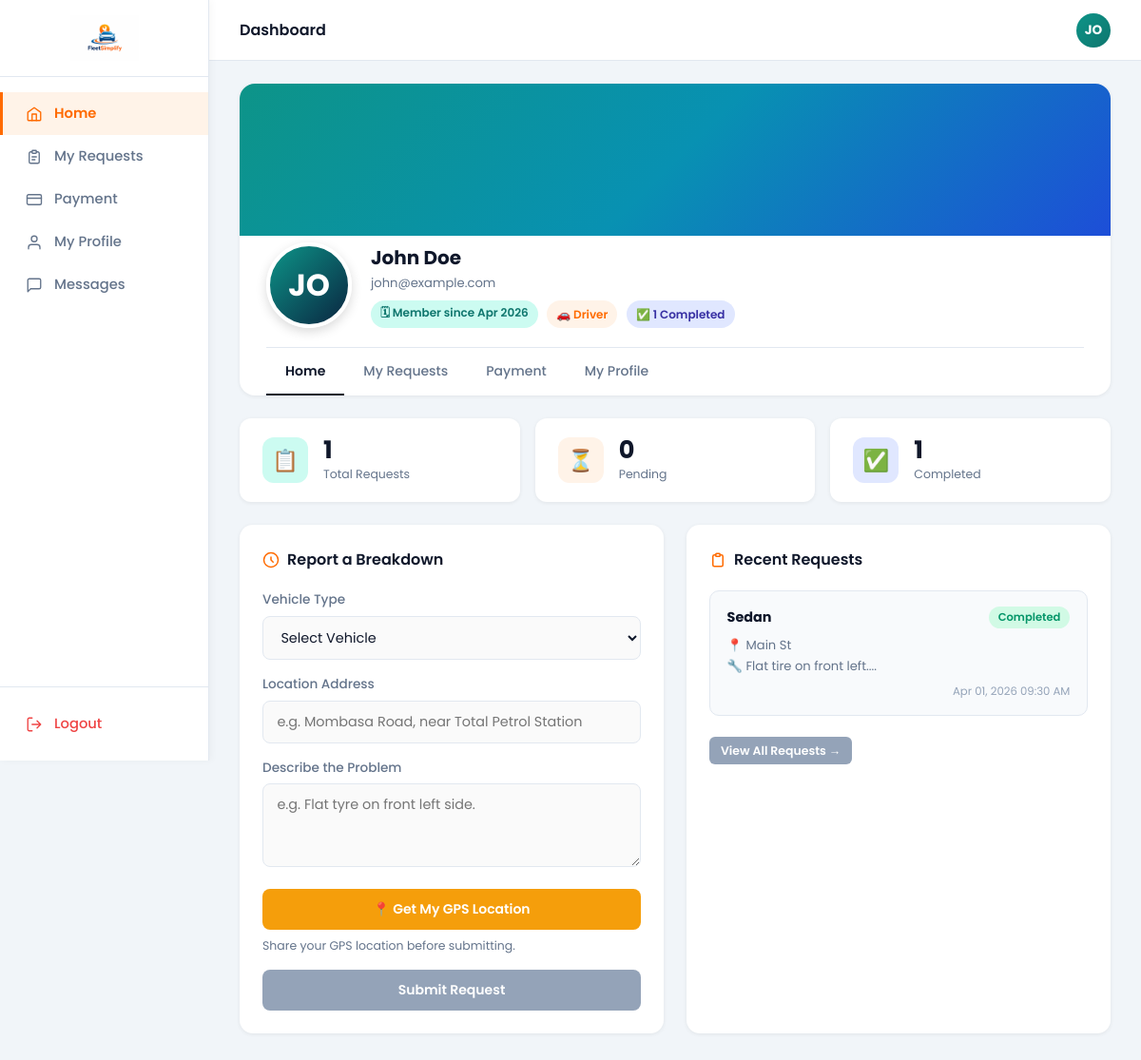
Page /frontend/user/dashboard.php (signed in) on the committed database.
### tables this page shows
CREATE TABLE `users` (
  `id` int(11) NOT NULL AUTO_INCREMENT,
  `name` varchar(100) NOT NULL,
  `email` varchar(100) NOT NULL UNIQUE,
  `password_hash` varchar(255) NOT NULL,
  `role` enum('user','mechanic','admin') NOT NULL DEFAULT 'user',
  `phone` varchar(20) DEFAULT NULL,
  `created_at` timestamp DEFAULT current_timestamp(),
  PRIMARY KEY (`id`)
);

CREATE TABLE `requests` (
  `id` int(11) NOT NULL AUTO_INCREMENT,
  `driver_id` int(11) NOT NULL,
  `mechanic_id` int(11) DEFAULT NULL,
  `vehicle_type` varchar(50) NOT NULL,
  `location_lat` decimal(10,8) NOT NULL,
  `location_lng` decimal(11,8) NOT NULL,
  `location_address` varchar(255) DEFAULT NULL,
  `problem_description` text NOT NULL,
  `status` enum('Pending','Accepted','In Progress','Completed','Cancelled') NOT NULL DEFAULT 'Pending',
  `agreed_amount` decimal(10,2) DEFAULT NULL,
  `payment_status` enum('Unpaid','Paid') NOT NULL DEFAULT 'Unpaid',
  `created_at` timestamp DEFAULT current_timestamp(),
  `updated_at` timestamp DEFAULT current_timestamp() ON UPDATE current_timestamp(),
  PRIMARY KEY (`id`),
  FOREIGN KEY (`driver_id`) REFERENCES `users`(`id`) ON DELETE CASCADE,
  FOREIGN KEY (`mechanic_id`) REFERENCES `mechanics`(`id`) ON DELETE SET NULL
);

### frontend/user/dashboard.php (the view, shortened to what this page needs)
<?php
require_once '../../backend/config/db.php';
$user_id = $_SESSION['user_id'];
$user_name = $_SESSION['user_name'];
$userStmt = $pdo->prepare("SELECT * FROM users WHERE id = ?");
$userStmt->execute([$user_id]);
$userData = $userStmt->fetch();
$stmt = $pdo->prepare("
    SELECT r.*, m.name as mechanic_name, m.phone as mechanic_phone, mech.business_name
    FROM requests r
    LEFT JOIN mechanics mech ON r.mechanic_id = mech.id
    LEFT JOIN users m ON mech.user_id = m.id
    WHERE r.driver_id = ?
    ORDER BY r.created_at DESC
");
$stmt->execute([$user_id]);
$requests = $stmt->fetchAll();
$activeTab = $_GET['tab'] ?? 'home';
$totalRequests  = count($requests);
$pendingCount   = count(array_filter($requests, fn($r) => $r['status'] === 'Pending'));
$completedCount = count(array_filter($requests, fn($r) => $r['status'] === 'Completed'));
$memberSince = isset($userData['created_at']) ? date('M Y', strtotime($userData['created_at'])) : 'N/A';
?>
<!DOCTYPE html>
<html lang="en">
<head>
</head>
<body>
<aside class="sidebar" id="sidebar">
    <a href="dashboard.php" class="sidebar-logo">
        <img src="../Images/logo.png" alt="FleetSimplify logo">
    </a>
    <nav class="sidebar-nav">
        <a href="dashboard.php?tab=home" class="nav-item <?= $activeTab === 'home' ? 'active' : '' ?>">
            <svg viewBox="0 0 24 24"><path d="M3 9.5L12 3l9 6.5V20a1 1 0 01-1 1H4a1 1 0 01-1-1V9.5z"/><path d="M9 21V12h6v9"/></svg>
            Home
        </a>
        <a href="dashboard.php?tab=requests" class="nav-item <?= $activeTab === 'requests' ? 'active' : '' ?>">
            <svg viewBox="0 0 24 24"><path d="M9 5H7a2 2 0 00-2 2v12a2 2 0 002 2h10a2 2 0 002-2V7a2 2 0 00-2-2h-2"/><rect x="9" y="3" width="6" height="4" rx="1"/><path d="M9 12h6M9 16h4"/></svg>
            My Requests
        </a>
        <a href="payment.php" class="nav-item">
            <svg viewBox="0 0 24 24"><rect x="2" y="5" width="20" height="14" rx="2"/><path d="M2 10h20"/></svg>
            Payment
        </a>
        <a href="profile.php" class="nav-item">
            <svg viewBox="0 0 24 24"><path d="M20 21v-2a4 4 0 00-4-4H8a4 4 0 00-4 4v2"/><circle cx="12" cy="7" r="4"/></svg>
            My Profile
        </a>
        <a href="../chat/index.php" class="nav-item">
            <svg viewBox="0 0 24 24"><path d="M21 15a2 2 0 01-2 2H7l-4 4V5a2 2 0 012-2h14a2 2 0 012 2z"/></svg>
            Messages
        </a>
    </nav>
    <div class="sidebar-bottom">
        <a href="../../backend/logout.php" class="nav-item" style="color: #ef4444;">
            <svg viewBox="0 0 24 24"><path d="M9 21H5a2 2 0 01-2-2V5a2 2 0 012-2h4M16 17l5-5-5-5M21 12H9"/></svg>
            Logout
        </a>
    </div>
</aside>
<main class="main">
    <div class="topbar">
        <span class="topbar-title">Dashboard</span>
        <div class="topbar-right">
            <div class="avatar-sm"><?= strtoupper(substr($user_name, 0, 2)) ?></div>
        </div>
    </div>
    <div class="profile-header">
        <div class="profile-cover"></div>
        <div class="profile-info-row">
            <div class="profile-avatar"><?= strtoupper(substr($user_name, 0, 2)) ?></div>
            <div class="profile-meta">
                <div class="profile-name"><?= htmlspecialchars($user_name) ?></div>
                <div class="profile-sub"><?= htmlspecialchars($userData['email'] ?? '') ?></div>
                <div class="profile-badges">
                    <span class="badge badge-teal">🗓 Member since <?= $memberSince ?></span>
                    <span class="badge badge-orange">🚗 Driver</span>
                    <span class="badge badge-navy">✅ <?= $completedCount ?> Completed</span>
                </div>
            </div>
        </div>
        <div class="profile-tabs">
            <a href="dashboard.php?tab=home"
               class="tab-btn <?= $activeTab === 'home' ? 'active' : '' ?>">Home</a>
            <a href="dashboard.php?tab=requests"
               class="tab-btn <?= $activeTab === 'requests' ? 'active' : '' ?>">My Requests</a>
            <a href="payment.php" class="tab-btn">Payment</a>
            <a href="profile.php" class="tab-btn">My Profile</a>
        </div>
    </div>
    <div class="content-area">
        <div class="stats-row">
            <div class="stat-card">
                <div class="stat-icon teal">📋</div>
                <div>
                    <div class="stat-num"><?= $totalRequests ?></div>
                    <div class="stat-label">Total Requests</div>
                </div>
            </div>
            <div class="stat-card">
                <div class="stat-icon orange">⏳</div>
                <div>
                    <div class="stat-num"><?= $pendingCount ?></div>
                    <div class="stat-label">Pending</div>
                </div>
            </div>
            <div class="stat-card">
                <div class="stat-icon navy">✅</div>
                <div>
                    <div class="stat-num"><?= $completedCount ?></div>
                    <div class="stat-label">Completed</div>
                </div>
            </div>
        </div>
        <?php if($activeTab === 'home'): ?>
        <div class="content-grid">
            <div class="card">
                <div class="card-title">
                    <svg viewBox="0 0 24 24"><circle cx="12" cy="12" r="10"/><path d="M12 8v4l3 3"/></svg>
                    Report a Breakdown
                </div>
                <form action="../../backend/user/request_action.php" method="POST" id="requestForm">
                    <div class="form-group">
                        <label for="vehicle_type">Vehicle Type</label>
                        <select id="vehicle_type" name="vehicle_type" required>
                            <option value="">Select Vehicle</option>
                        </select>
                    </div>
                    <div class="form-group">
                        <label for="location_address">Location Address</label>
                        <input type="text" id="location_address" name="location_address" required
                               placeholder="e.g. Mombasa Road, near Total Petrol Station">
                    </div>
                    <div class="form-group">
                        <label for="problem_description">Describe the Problem</label>
                        <textarea id="problem_description" name="problem_description" rows="3" required
                                  placeholder="e.g. Flat tyre on front left side."></textarea>
                    </div>
                    <div class="form-group">
                        <button type="button" id="btnLocation" class="btn btn-warning" style="margin-bottom: 8px;">
                            <span id="locStatus">📍 Get My GPS Location</span>
                        </button>
                        <small style="display:block; color: var(--muted); font-size: 0.78rem;">Share your GPS location before submitting.</small>
                    </div>
                    <button type="submit" id="submitBtn" class="btn btn-primary" disabled>Submit Request</button>
                </form>
            </div>
            <div class="card">
                <div class="card-title">
                    <svg viewBox="0 0 24 24"><path d="M9 5H7a2 2 0 00-2 2v12a2 2 0 002 2h10a2 2 0 002-2V7a2 2 0 00-2-2h-2"/><rect x="9" y="3" width="6" height="4" rx="1"/></svg>
                    Recent Requests
                </div>
                <?php
                $recent = array_slice($requests, 0, 3);
                if (count($recent) > 0):
                    foreach($recent as $req):
                        $statusClass = str_replace(' ', '', $req['status']);
                ?>
                    <div class="request-item">
                        <div class="request-header">
                            <strong style="font-size: 0.9rem;"><?= htmlspecialchars($req['vehicle_type']) ?></strong>
                            <span class="status-badge status-<?= $statusClass ?>"><?= htmlspecialchars($req['status']) ?></span>
                        </div>
                        <div class="request-detail">📍 <?= htmlspecialchars($req['location_address']) ?></div>
                        <div class="request-detail">🔧 <?= htmlspecialchars(substr($req['problem_description'], 0, 60)) ?>...</div>
                        <div class="request-time"><?= date('M d, Y h:i A', strtotime($req['created_at'])) ?></div>
                    </div>
                <?php endforeach; ?>
                <a href="dashboard.php?tab=requests" class="btn btn-sm btn-gray" style="margin-top: 0.5rem; text-decoration: none;">View All Requests →</a>
                <?php endif; ?>
            </div>
        </div>
        <?php endif; ?>
    </div>
</main>
</body>
</html>

### rows in the picture
users: email "john@example.com", created_at "Apr 2026"
requests: status "1", status "0", vehicle_type "Sedan", status "Completed", location_address "Main St", problem_description "Flat tire on front left.", created_at "Apr 01, 2026 09:30 AM"

### other values in the picture
substr($user_name, 0, 2) "JO"
$user_name "John Doe"
$totalRequests "1"
